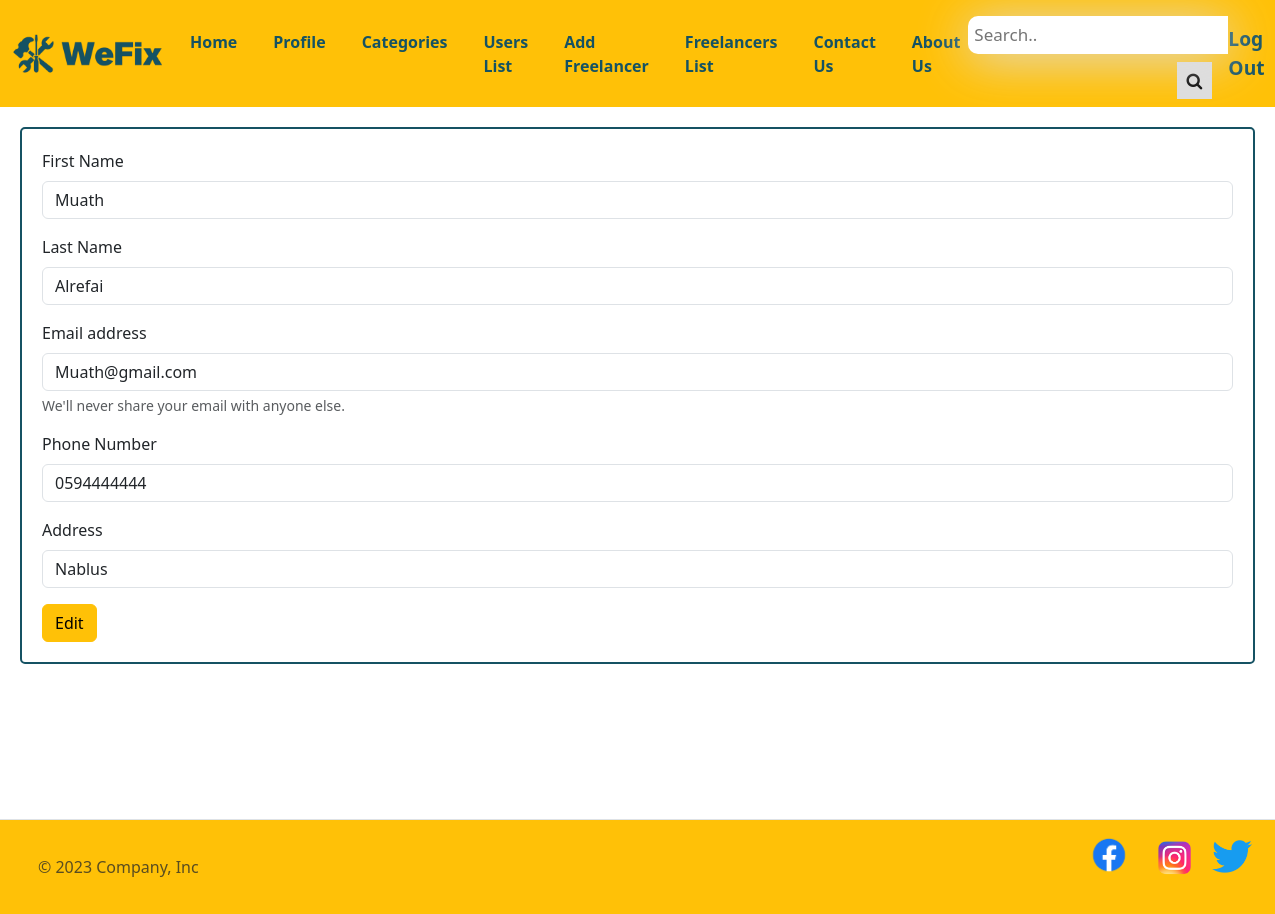
Screenshot of /userprofile/5 (signed in) with the database file from the repository.
### login_app/models.py (models this page shows)
class User(models.Model):
    first_name = models.CharField(max_length=45)
    last_name = models.CharField(max_length=45)
    email= models.CharField(max_length=45)
    password = models.CharField(max_length=45)
    phone_number = models.CharField(max_length=10)
    address = models.CharField(max_length=45 , default=None)
    created_at = models.DateTimeField(auto_now_add=True)
    updated_at = models.DateTimeField(auto_now=True)
    objects = UserManager()

### main_app/views.py (the view)
def show_user_profile(request , id):
    if 'userid' not in request.session:
        return redirect ('/')
    if request.session['userid'] == 1:
        context = {
        "users" : models.user_profile_models(id)
    }
        return render (request , "adminedit.html" , context)
    else:
        return redirect ('/')

### main_app/models.py (called while the page is built)
def user_profile_models(id):
    return User.objects.get(id = id)

### main_app/templates/adminedit.html (shortened to what this page needs)
<!doctype html>
<html lang="en">
<head>
  {%load static%}
  <link rel="stylesheet" href="{% static 'css/style.css' %}">
  <link rel="stylesheet" href="https://cdnjs.cloudflare.com/ajax/libs/font-awesome/4.7.0/css/font-awesome.min.css">
  <link href="https://cdn.jsdelivr.net/npm/bootstrap@5.3.0/dist/css/bootstrap.min.css" rel="stylesheet"
>
</head>
<body>
    <nav class="navbar navbar-expand-lg bg-warning">
        <div class="container-fluid">
            <a href="/"><img class="logo-img" src="{% static 'img/logo.png' %}" alt="logo"></a>
            <div class="collapse navbar-collapse" id="navbarSupportedContent">
                <ul class="navbar-nav me-auto mb-2 mb-lg-0">
                    <li class="nav-item">
                        <a id="nav-link" class="nav-link active" aria-current="page" href="/">Home</a>
                    </li>
                    <li class="nav-item">
                        <a id="nav-link" class="nav-link active" aria-current="page" href="/profile">Profile</a>
                    </li>
                    <li class="nav-item">
                        <a id="nav-link" class="nav-link active" aria-current="page" href="/category">Categories</a>
                    </li>
                    <li class="nav-item">
                        <a id="nav-link" class="nav-link active" aria-current="page" href="/userslist">Users List</a>
                    </li>
                    <li class="nav-item">
                        <a id="nav-link" class="nav-link active" aria-current="page" href="/registerfreelancer">Add
                            Freelancer</a>
                    </li>
                    <li class="nav-item">
                        <a id="nav-link" class="nav-link active" aria-current="page" href="/showfreelancer">Freelancers
                            List</a>
                    </li>
                    <li class="nav-item">
                        <a id="nav-link" class="nav-link active" aria-current="page" href="/contact">Contact Us</a>
                    </li>
                    <li class="nav-item">
                        <a id="nav-link" class="nav-link active" aria-current="page" href="/#about_US">About Us</a>
                    </li>
                </ul>
                <div class="search-container">
                    <form id="search-form" action="/action_page.php">
                      <input type="text" id="search-input" placeholder="Search.." name="search">
                      <button type="submit"><i class="fa fa-search"></i></button>
                    </form>
                  </div>
                {%if request.session.userid%}
                <a href="/logout" class="log-in">Log Out</a>
                {%else%}
                <a href="/log-in" class="log-in">Login</a>
                {%endif%}
            </div>
        </div>
    </nav>
    <div class="user_info">
        <form action="/adminedit" method="post">
            <div class="mb-3">
                <label for="exampleInputEmail1" class="form-label">First Name</label>
                <input value="{{users.first_name}}" name="fname" type="text" class="form-control"
                    aria-describedby="emailHelp">
            </div>
            <div class="mb-3">
                <label for="exampleInputEmail1" class="form-label">Last Name</label>
                <input value="{{users.last_name}}" name="lname" type="text" class="form-control"
                    aria-describedby="emailHelp">
            </div>
            <div class="mb-3">
                <label for="exampleInputEmail1" class="form-label">Email address</label>
                <input value="{{users.email}}" name="email" type="email" class="form-control" id="exampleInputEmail1"
                    aria-describedby="emailHelp">
                <div id="emailHelp" class="form-text">We'll never share your email with anyone else.</div>
            </div>
            <div class="mb-3">
                <label for="exampleInputPassword1" class="form-label">Phone Number</label>
                <input value="{{users.phone_number}}" name="phone" type="text" class="form-control"
                    id="exampleInputPassword1">
            </div>
            <div class="mb-3">
                <label for="exampleInputPassword1" class="form-label">Address</label>
                <input name="address" type="text" class="form-control" value="{{users.address}}"
                    id="exampleInputPassword1">
            </div>
            <button type="submit" id="edit_btn" class="btn btn-warning">Edit</button>
        </form>
    </div>
    <div class="footer bg-warning">
        <footer class="d-flex flex-wrap justify-content-between align-items-center py-3 my-0 border-top">
            <div class="col-md-4 d-flex align-items-center">
                <a href="/" class="mb-3 me-2 mb-md-0 text-body-secondary text-decoration-none lh-1">
                    <svg class="bi" width="30" height="24">
                        <use xlink:href="#bootstrap" />
                    </svg>
                </a>
                <span class="mb-3 mb-md-0 text-body-secondary">&copy; 2023 Company, Inc</span>
            </div>
            <ul id="social" class="nav col-md-4 justify-content-end list-unstyled d-flex">
                <li class="ms-3"><a class="text-body-secondary" href="#"><img id="facebook"
                            src="{% static 'img/Facebook-logo.png' %}" alt="facebook-icon"></a></li>
                <li class="ms-3"><a class="text-body-secondary" href="#"> <img class="social-img"
                            src="{% static 'img/Instagram.png' %}" alt="instagram-icon"></a></li>
                <li class="ms-3"><a class="text-body-secondary" href="#"><img class="social-img"
                            src="{% static 'img/twitter.png' %}" alt="facebook-icon"><svg class="bi" width="24"
                            height="24">
                            <use xlink:href="#facebook" />
                        </svg></a></li>
            </ul>
        </footer>
    </div>
</body>
</html>

### main_app/static/css/style.css (style rules this page uses)
.logo-img { width: 150px; }
.log-in { text-decoration: none; color: #155263; font-size: larger; font-weight: bold; }
#nav-link { color: #155263; font-weight: bold; margin-left: 20px; }
.social-img { margin-top: 6%; margin-left: 1%; width: 40px; }
#facebook { width: 60px; }
.user_info { margin: 20px 20px 155px 20px; padding: 20px; border: 2px solid #155263; border-radius: 5px; }
#edit_btn { display: inline; }
.white-space, .user_info, .user-table, .categories, .contact, .free-details, .list-cat, .footer_position , { height: 100vh; }
.search-container { position: relative; display: inline-block; }
.search-container input[type=text] { padding: 6px; margin-top: 8px; font-size: 17px; border: none; border-top-left-radius: 10px; border-bottom-left-radius: 10px; box-shadow: 0 5px 50px rgb(223, 222, 222); }
.search-container button { float: right; padding: 6px 10px; margin-top: 8px; margin-right: 16px; background: #ddd; font-size: 17px; border: none; cursor: pointer; }
body { font-family: "Baloo 2", cursive; font-size: 16px; color: #ffffff; text-rendering: optimizeLegibility; font-weight: initial; }
a, a:hover { text-decoration: none; transition: color 0.3s ease-in-out; }
body { background-color: #25274d; }
body { margin-top:20px; }

### rows the page displays
User: fname "Muath", lname "Alrefai", email "Muath@gmail.com", phone "0594444444", address "Nablus"
